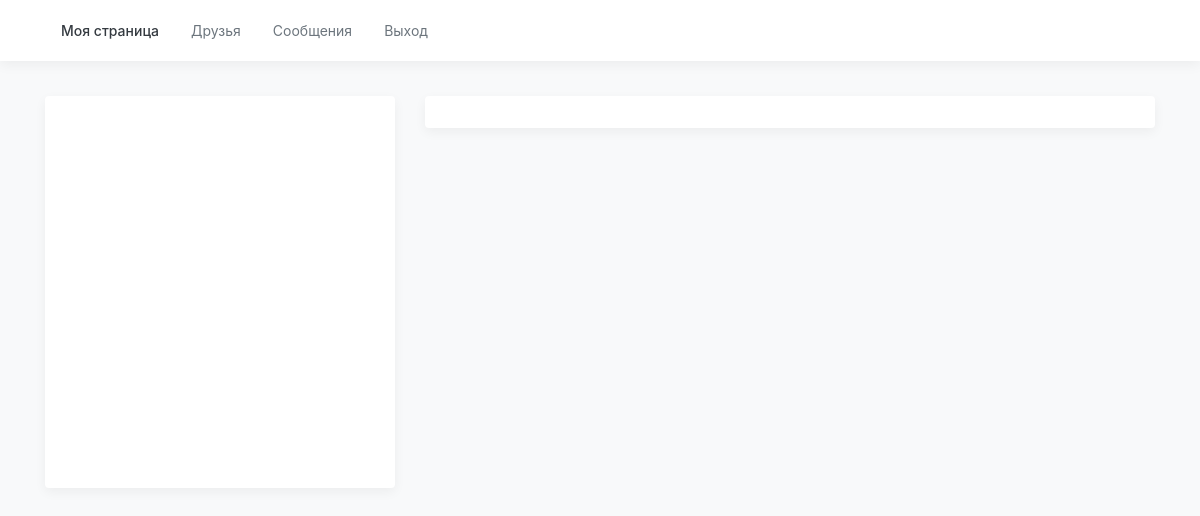
Page /index.php?controller=index&action=users (signed in) on the earlier database version.
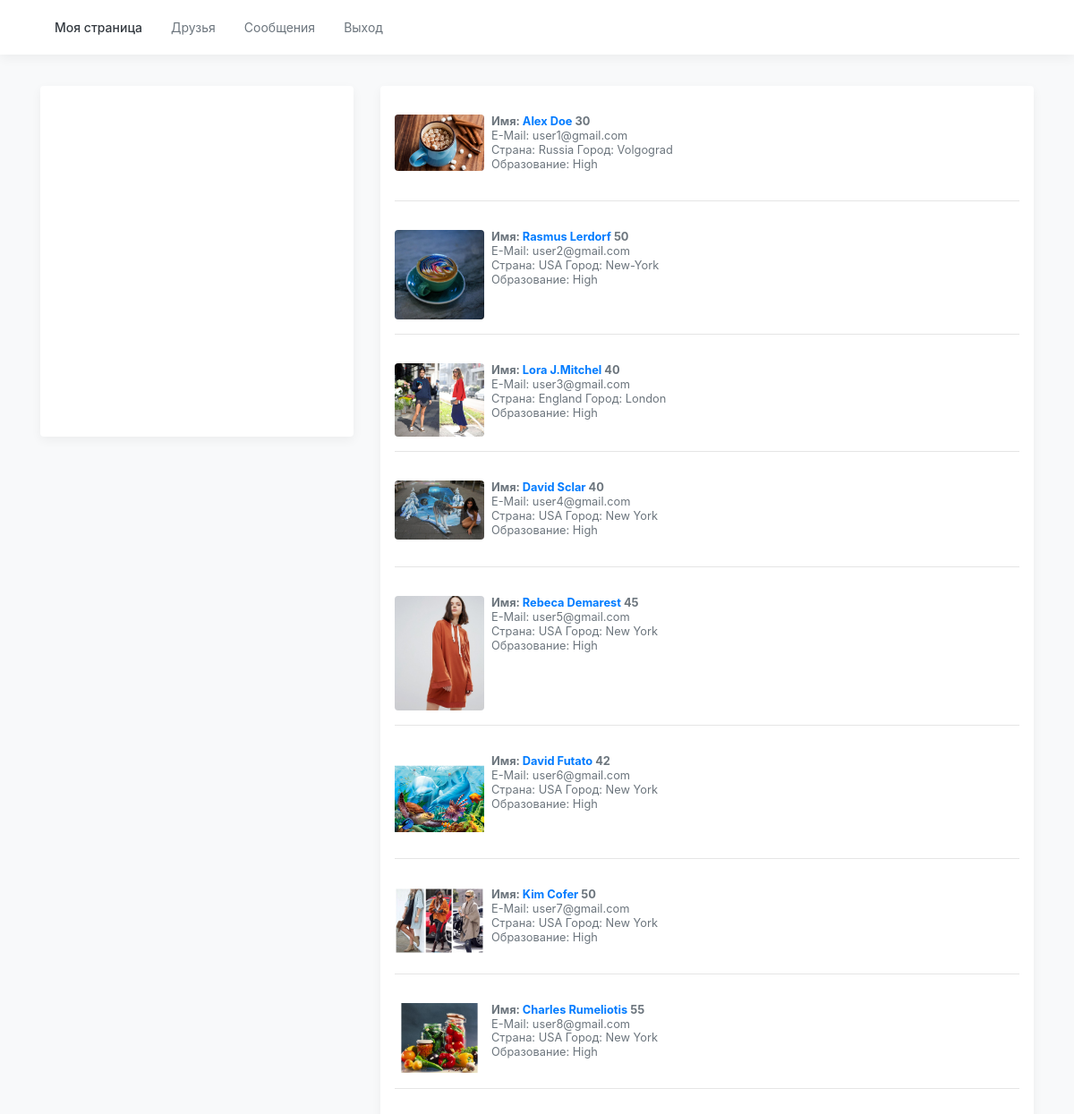
Same page on the later database version.
### tables this page shows
CREATE TABLE `userinfo` (
  `id` int(11) NOT NULL,
  `user_id` int(11) NOT NULL,
  `first_name` varchar(255) NOT NULL,
  `last_name` varchar(255) NOT NULL,
  `age` varchar(255) NOT NULL,
  `country` varchar(255) NOT NULL,
  `city` varchar(255) NOT NULL,
  `gender` varchar(255) NOT NULL,
  `education` varchar(255) NOT NULL,
  `about` text NOT NULL,
  `user_picture` varchar(255) NOT NULL
);

CREATE TABLE `users` (
  `user_id` int(11) NOT NULL,
  `username` varchar(255) NOT NULL,
  `password` varchar(255) NOT NULL,
  `email` varchar(255) NOT NULL
);

### index.php (called while the page is built, shortened)
<?php
  if (isset($_GET['controller']) && isset($_GET['action'])) {
    $controller = $_GET['controller'];
    $action     = $_GET['action'];
  } else {
    $controller = 'index';
    $action     = 'index';
    $sidebarcontroller = 'pages';
    $sidebaraction = 'index';
  }
  require_once('views/layout.php');
?>

### controllers/index_controller.php (called while the page is built, shortened)
<?php
include('models/model.php');
  class IndexController {
  public function users() {
    include('connection.php');
    $users = new Conversations ();
    $users->pdo = $pdo;
    $user = $users->users();
    require_once('views/pages/users.php');
  }
    }
?>

### models/model.php (called while the page is built, shortened)
<?php
class Conversations {
    public $pdo;
public function users () {
    $sql = 'SELECT u.user_id, u.username, u.email, ui.id, ui.user_id, ui.first_name, ui.last_name, ui.age, ui.country, ui.city, ui.education, ui.gender, ui.user_picture
    FROM users AS u
    JOIN userinfo AS ui
    ON u.user_id = ui.user_id';
    $stmt = $this->pdo->prepare($sql);
    $stmt->execute();
    $users = $stmt->fetchAll();
    return $users;
}
}

### views/pages/users.php (the view, shortened to what this page needs)
<?php
if(isset($_SESSION['id'])){
  include('views/header.php');
}
?>
<main role="main" class="container">
<br>
<div class="row">
<div class="col-md-4">
<div class="my-3 p-3 bg-white rounded box-shadow">
<br><br><br><br><br><br><br><br><br><br><br><br><br><br><br>
</div>
</div>
<div class="col-md-8">
<div class="my-3 p-3 bg-white rounded box-shadow">
<?php
foreach($user as $all) {
  echo '<div class="media text-muted pt-3"> ';
  echo '<img src="images/' . $all['user_picture'] . '" alt="" class="mr-2 rounded" hight="100" width="100">';
  echo '<p class="media-body pb-3 mb-0 small lh-125  border-gray"> ';
  echo '<strong class="d-block text-gray-dark">Имя: <a href="index.php?controller=index&action=userpage&id=' . $all['user_id'] . ' ">' . $all['first_name'] . ' ' . $all['last_name'] . '</a>' . ' ' . $all['age'].'<br>';
  echo '</strong>E-Mail: ' . $all['email'] . '<br>Страна: '.$all['country'] . ' Город: '. $all['city'] .'<br>' . 'Образование: ' . $all['education'].'</p> </div>';
  echo '<hr>';
}
?>
      </div>
      </div>
      </div>
    </main>

### views/layout.php (shortened to what this page needs)
<!doctype html>
<html lang="en">
  <head>
    <link href="assets/bootstrap.min.css" rel="stylesheet">
    <link href="assets/offcanvas.css" rel="stylesheet">
  </head>
  <body class="bg-light">
    <?php require_once('routes.php'); ?>
  </body>
</html>

### routes.php (shortened to what this page needs)
<?php
  function call($controller, $action) {
    switch($controller) {
      case 'index':
      $controller = new IndexController();
    break;
    }
    $controller->{ $action }();
  }
  $controllers = array('pages' => ['home', 'login', 'error', 'logout'],
                       'usercontroller' => ['logout'],
                       'index' => ['index', 'home', 'users', 'userpage', 'startconversation', 'sendmessage', 'conversation', 'mymessages'],
                       'registration' => ['index']
                      );
  if (array_key_exists($controller, $controllers)) {
    if (in_array($action, $controllers[$controller])) {
      call($controller, $action);
    } else {
      call('pages', 'error');
    }
  } else {
    call('pages', 'error');
  }
?>

### views/header.php (shortened to what this page needs)
<div class="navbar navbar-expand-md fixed-top  bg-white box-shadow">
    <div class="container">
    <nav class="nav nav-underline">
    <a class="nav-link active" href="index.php">Моя страница</a>
    <a class="nav-link" href="index.php?controller=index&action=users">
    Друзья
    </a>
    <a class="nav-link" href="index.php?controller=index&action=mymessages">Cообщения</a>
    <a class="nav-link" href="index.php?controller=usercontroller&action=logout">Выход</a>
    </div>
    </div>

### assets/offcanvas.css (style rules this page uses)
html, body { overflow-x: hidden; }
body { padding-top: 56px; }
.nav-underline .nav-link { padding-top: .75rem; padding-bottom: .75rem; font-size: .875rem; color: var(--secondary); }
.nav-underline .active { font-weight: 500; color: var(--gray-dark); }
.box-shadow { box-shadow: 0 .25rem .75rem rgba(0, 0, 0, .05); }
.lh-125 { line-height: 1.25; }

Differences in the rows shown:
added userinfo: user_picture (picture), first_name "Alex", last_name "Doe", age "30", user.email "user1@gmail.com", country "Russia", city "Volgograd", education "High"
added userinfo: user_picture (picture), first_name "Rasmus", last_name "Lerdorf", age "50", user.email "user2@gmail.com", country "USA", city "New-York", education "High"
added userinfo: user_picture (picture), first_name "Lora", last_name "J.Mitchel", age "40", user.email "user3@gmail.com", country "England", city "London", education "High"
added userinfo: user_picture (picture), first_name "David", last_name "Sclar", age "40", user.email "user4@gmail.com", country "USA", city "New York", education "High"
added userinfo: user_picture (picture), first_name "Rebeca", last_name "Demarest", age "45", user.email "user5@gmail.com", country "USA", city "New York", education "High"
added userinfo: user_picture (picture), first_name "David", last_name "Futato", age "42", user.email "user6@gmail.com", country "USA", city "New York", education "High"
added userinfo: user_picture (picture), first_name "Kim", last_name "Cofer", age "50", user.email "user7@gmail.com", country "USA", city "New York", education "High"
added userinfo: user_picture (picture), first_name "Charles", last_name "Rumeliotis", age "55", user.email "user8@gmail.com", country "USA", city "New York", education "High"
